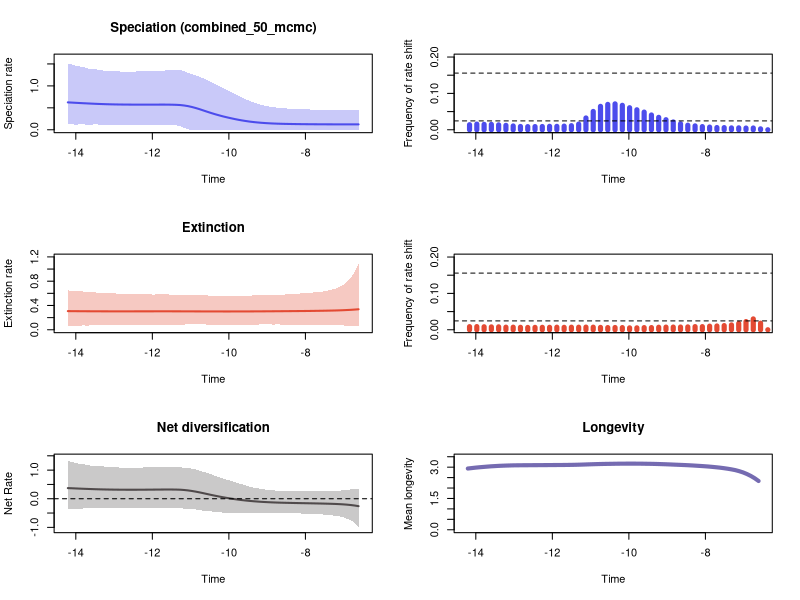

Write the R code that produced this figure.


pdf(file='perc_eu/RTT_plots.pdf',width=10, height=15)
par(mfrow=c(3,2))
library(scales)

time=c(-6.611228664473684, -6.712521993421053,-6.813815322368422,-6.915108651315791,-7.016401980263158,-7.117695309210527,-7.218988638157896,-7.320281967105263,-7.421575296052632,-7.522868625000001,-7.624161953947368,-7.725455282894737,-7.826748611842106,-7.928041940789473,-8.029335269736842,-8.130628598684211,-8.23192192763158,-8.333215256578947,-8.434508585526316,-8.535801914473685,-8.637095243421053,-8.738388572368422,-8.83968190131579,-8.940975230263158,-9.042268559210527,-9.143561888157896,-9.244855217105263,-9.346148546052632,-9.447441875,-9.548735203947368,-9.650028532894737,-9.751321861842106,-9.852615190789475,-9.953908519736844,-10.055201848684211,-10.15649517763158,-10.25778850657895,-10.359081835526316,-10.460375164473685,-10.561668493421054,-10.662961822368421,-10.76425515131579,-10.86554848026316,-10.966841809210527,-11.068135138157896,-11.169428467105265,-11.270721796052632,-11.372015125,-11.47330845394737,-11.574601782894737,-11.675895111842106,-11.777188440789475,-11.878481769736842,-11.979775098684211,-12.08106842763158,-12.182361756578947,-12.283655085526316,-12.384948414473685,-12.486241743421052,-12.587535072368421,-12.68882840131579,-12.790121730263158,-12.891415059210528,-12.992708388157896,-13.094001717105263,-13.195295046052633,-13.296588375,-13.39788170394737,-13.499175032894739,-13.600468361842106,-13.701761690789475,-13.803055019736844,-13.904348348684211,-14.00564167763158,-14.106935006578949,-14.208228335526316)
rate=c(0.122873794474, 0.12289804824049999,0.122940178432,0.1229804795065,0.1231669624415,0.123314160253,0.12348197447100001,0.12373192437950001,0.12402535613900001,0.12440453757850001,0.1248541050805,0.125379898208,0.1259088967605,0.1266714202285,0.12743860645549998,0.1284158162015,0.1296476994965,0.13095745791149999,0.1325274854795,0.134225759121,0.1364775402275,0.13914622214,0.14274463860449998,0.146961248925,0.15220480584700002,0.1584719827085,0.1661184893575,0.17495036852200002,0.1854175435345,0.198085414371,0.2120353662085,0.2277649592545,0.245314835814,0.2644189296965,0.2843274675225,0.305503279448,0.3295132936675,0.3542719980475,0.381101504291,0.40960431741549996,0.439019400427,0.468693192476,0.49551556230250005,0.5193449839785,0.538935824943,0.5533687876415,0.563515385017,0.568439201742,0.571090411146,0.5727751973265001,0.5734876539655,0.5735549297264999,0.573220930154,0.5730514048040001,0.5727810376064999,0.572700839511,0.572622374003,0.5727289971689999,0.5729963844454999,0.5736403152875,0.5741837568205,0.5752067420835,0.576456726349,0.5780222669595,0.5800056708079999,0.5824163576004999,0.5853061519965,0.5884256152835,0.5920866296435,0.596261227566,0.6007754358865001,0.6050615753874999,0.6097765222135,0.6146526174535,0.6196277074225001,0.6243492326095)
minHPD=c(5.68654727506e-06, 5.68654727506e-06,5.68654727506e-06,5.68654727506e-06,5.68654727506e-06,5.68654727506e-06,5.68654727506e-06,5.68654727506e-06,5.68654727506e-06,5.68654727506e-06,5.68654727506e-06,5.68654727506e-06,5.68654727506e-06,5.68654727506e-06,5.68654727506e-06,5.68654727506e-06,5.68654727506e-06,2.01307479428e-05,5.68654727506e-06,5.68654727506e-06,5.68654727506e-06,5.68654727506e-06,5.68654727506e-06,5.68654727506e-06,5.68654727506e-06,5.68654727506e-06,5.68654727506e-06,5.68654727506e-06,5.68654727506e-06,5.68654727506e-06,5.68654727506e-06,5.68654727506e-06,2.02412184498e-05,9.84188155273e-06,2.02412184498e-05,2.23465680407e-05,2.02412184498e-05,2.02412184498e-05,2.02412184498e-05,2.74881417292e-05,2.74881417292e-05,2.74881417292e-05,0.000375442511069,0.000769080773259,0.0072078441594,0.0420338761832,0.082963538836,0.100414329098,0.106450117231,0.11317145604,0.10440169299,0.110900383852,0.113834074122,0.106450117231,0.111363365268,0.114277542132,0.113749154044,0.113851114496,0.113881231444,0.110909724503,0.110900383852,0.113893999922,0.114234740644,0.112232719536,0.114234740644,0.114168762543,0.110900383852,0.118037695588,0.125505498982,0.112393680456,0.114379783283,0.126567807385,0.122802602321,0.115669719722,0.124995499724,0.126530073604)
maxHPD=c(0.454018724566, 0.453402177911,0.452971556107,0.452301889313,0.452166158162,0.45285069851,0.453264259717,0.45383374912,0.454938568421,0.455664838924,0.457034542284,0.458520638308,0.460718933204,0.462741829185,0.465265871489,0.468761705611,0.472229132972,0.477311775041,0.482331912078,0.488204461419,0.495298926864,0.504470626686,0.514766462013,0.529169286554,0.547169761244,0.567432133559,0.592382110953,0.620905686265,0.652364776681,0.691254622873,0.730233790207,0.773233582009,0.819841351929,0.863557181124,0.907088936231,0.948486853133,0.99688347732,1.03962440274,1.08191178008,1.12771393396,1.16917242571,1.20779827906,1.2402463408,1.27001175171,1.29797635454,1.33868153083,1.36453238351,1.36847412738,1.36459451834,1.36459451834,1.3499471788,1.35092289197,1.3483637659,1.33635065509,1.33639575256,1.33545887141,1.33034147171,1.32884453533,1.32710791095,1.32267274267,1.3227730889,1.3267226993,1.32936714062,1.33099840154,1.33814914908,1.34469359335,1.34993321886,1.36600122474,1.3832584474,1.38357717212,1.4014155141,1.43007088361,1.44319929545,1.45694263196,1.48701865221,1.50700776927)
plot(time,time,type = 'n', ylim = c(0, 1.657708546197), xlim = c(-14.258875,-6.560582), ylab = 'Speciation rate', xlab = 'Time',main='Speciation (combined_50_mcmc)' )
polygon(c(time, rev(time)), c(maxHPD, rev(minHPD)), col = alpha('#4c4cec',0.3), border = NA)
lines(time,rate, col = '#4c4cec', lwd=2)
mids=c(-0.09505916666666667, -0.2851775,-0.47529583333333325,-0.6654141666666666,-0.8555325,-1.0456508333333332,-1.2357691666666666,-1.4258875,-1.6160058333333334,-1.8061241666666668,-1.9962425000000001,-2.186360833333333,-2.3764791666666665,-2.5665975,-2.7567158333333333,-2.9468341666666666,-3.1369525,-3.3270708333333334,-3.517189166666667,-3.7073075,-3.897425833333333,-4.087544166666667,-4.277662500000001,-4.467780833333333,-4.657899166666667,-4.8480175,-5.0381358333333335,-5.228254166666667,-5.4183725,-5.608490833333334,-5.798609166666667,-5.9887275,-6.178845833333334,-6.368964166666667,-6.559082500000001,-6.749200833333334,-6.939319166666667,-7.129437500000001,-7.319555833333334,-7.5096741666666675,-7.6997925,-7.889910833333333,-8.080029166666666,-8.2701475,-8.460265833333333,-8.650384166666667,-8.8405025,-9.030620833333332,-9.220739166666666,-9.410857499999999,-9.600975833333333,-9.791094166666666,-9.9812125,-10.171330833333332,-10.361449166666667,-10.551567499999999,-10.741685833333333,-10.931804166666666,-11.1219225,-11.312040833333333,-11.502159166666667,-11.6922775,-11.882395833333334,-12.072514166666666,-12.262632499999999,-12.452750833333333,-12.642869166666665,-12.8329875,-13.023105833333332,-13.213224166666667,-13.403342499999999,-13.593460833333333,-13.783579166666666,-13.9736975,-14.163815833333333)
counts=c(0.0, 0.0,0.0,0.0,0.0,0.0,0.0,0.0,0.0,0.0,0.0,0.0,0.0,0.0,0.0,0.0,0.0,0.0,0.0,0.0,0.0,0.0,0.0,0.0,0.0,0.0,0.0,0.0,0.0,0.0,0.0,0.0,0.0,0.0,0.0025138121546961325,0.0048480662983425415,0.004689226519337016,0.005296961325966851,0.005124309392265193,0.005897790055248619,0.006091160220994475,0.007279005524861879,0.008687845303867403,0.010656077348066298,0.012582872928176796,0.016346685082872927,0.021464088397790054,0.02761049723756906,0.034116022099447516,0.04062845303867403,0.04857734806629834,0.05492403314917127,0.06054558011049724,0.06721685082872929,0.07116022099447514,0.06971685082872928,0.06435082872928177,0.05034530386740332,0.03238950276243094,0.015552486187845304,0.01121546961325967,0.010048342541436463,0.009350828729281767,0.009502762430939227,0.008950276243093922,0.008743093922651934,0.008632596685082873,0.00906767955801105,0.010462707182320442,0.012099447513812155,0.013570441988950277,0.014827348066298342,0.014841160220994475,0.015545580110497238,0.013895027624309391)
plot(mids,counts,type = 'h', xlim = c(-14.258875,-6.560582), ylim=c(0,0.2), ylab = 'Frequency of rate shift', xlab = 'Time',lwd=5,col='#4c4cec')
bf2 = 0.024366869674122403
bf6 = 0.15579396101464307
abline(h=bf2, lty=2)
abline(h=bf6, lty=2)

time=c(-6.611228664473684, -6.712521993421053,-6.813815322368422,-6.915108651315791,-7.016401980263158,-7.117695309210527,-7.218988638157896,-7.320281967105263,-7.421575296052632,-7.522868625000001,-7.624161953947368,-7.725455282894737,-7.826748611842106,-7.928041940789473,-8.029335269736842,-8.130628598684211,-8.23192192763158,-8.333215256578947,-8.434508585526316,-8.535801914473685,-8.637095243421053,-8.738388572368422,-8.83968190131579,-8.940975230263158,-9.042268559210527,-9.143561888157896,-9.244855217105263,-9.346148546052632,-9.447441875,-9.548735203947368,-9.650028532894737,-9.751321861842106,-9.852615190789475,-9.953908519736844,-10.055201848684211,-10.15649517763158,-10.25778850657895,-10.359081835526316,-10.460375164473685,-10.561668493421054,-10.662961822368421,-10.76425515131579,-10.86554848026316,-10.966841809210527,-11.068135138157896,-11.169428467105265,-11.270721796052632,-11.372015125,-11.47330845394737,-11.574601782894737,-11.675895111842106,-11.777188440789475,-11.878481769736842,-11.979775098684211,-12.08106842763158,-12.182361756578947,-12.283655085526316,-12.384948414473685,-12.486241743421052,-12.587535072368421,-12.68882840131579,-12.790121730263158,-12.891415059210528,-12.992708388157896,-13.094001717105263,-13.195295046052633,-13.296588375,-13.39788170394737,-13.499175032894739,-13.600468361842106,-13.701761690789475,-13.803055019736844,-13.904348348684211,-14.00564167763158,-14.106935006578949,-14.208228335526316)
rate=c(0.337827603745, 0.332738838049,0.328428404544,0.3251904301265,0.32212897330400003,0.31968455680999996,0.317666793813,0.3162023986045,0.314760786985,0.313559410214,0.312494625245,0.311552768973,0.3105699547825,0.309703849656,0.3090058551275,0.308372542309,0.3078483094765,0.30722134490099995,0.3067141874155,0.3061604399505,0.305704211401,0.3052033925735,0.30477552964599997,0.30426766810649997,0.303805767825,0.303399614022,0.3029675059465,0.3026691209285,0.302365956535,0.3021694518825,0.3019098420915,0.301793079246,0.301657450673,0.3016294244575,0.3016146697815,0.3016257849435,0.3016797765095,0.30182857110100003,0.30200135960200003,0.302120941002,0.30225440673299997,0.3024404154185,0.30265142093450004,0.302852622585,0.3030685659475,0.30328552198299996,0.30354919204749997,0.303747123989,0.30381725585499997,0.303876554907,0.303876554907,0.30387994302099997,0.30383503051,0.3038067086845,0.303747123989,0.30371290691200004,0.3036818918575,0.30360706071599997,0.30347296490200004,0.3034316616435,0.30340878749,0.303319542394,0.3033096759145,0.303303579735,0.3034226375625,0.303509356361,0.30369753721299997,0.3038975329065,0.30412513891799997,0.3044772078615,0.30479271535,0.305198300002,0.3056653171155,0.306106759462,0.30662946156250004,0.307117826581)
minHPD=c(0.0578110132411, 0.0588876187998,0.0588876187998,0.0699075366678,0.0705571421256,0.0744988161481,0.0741743474164,0.0778867992903,0.0778505935955,0.0777747130974,0.0778505935955,0.0836537067492,0.0846026507103,0.0847645919935,0.0859297904633,0.085708641434,0.0854374247313,0.0859020543587,0.08587683737,0.0846748774446,0.0855595509615,0.0893948764378,0.0855442189605,0.0891101010714,0.0910014372804,0.0909933407112,0.0856438138034,0.0846299855357,0.0846299855357,0.0847645919935,0.0848377446978,0.0847645919935,0.0855651135024,0.0858295667123,0.0856186814801,0.0855595509615,0.0855651135024,0.0846994887078,0.0846026507103,0.0854342345506,0.0909263505458,0.0906942178941,0.0910014372804,0.0907120762096,0.0906842381645,0.0860642694525,0.085700884045,0.085045528329,0.0854342345506,0.0857869912199,0.0839266202241,0.0831138376784,0.0804564147267,0.0777585598774,0.0777747130974,0.0777585598774,0.0777585598774,0.0777585598774,0.0775280402838,0.0769284763681,0.0777585598774,0.0777830788221,0.0769284763681,0.0769284763681,0.077054962602,0.0777830788221,0.0777030532036,0.0754042649227,0.0752620528756,0.0745001090334,0.0664902945273,0.0726510549807,0.0665228179637,0.0590875771582,0.059031136494,0.0588426231957)
maxHPD=c(1.08904928153, 0.956244848816,0.853857702931,0.787530700528,0.735501363597,0.703548863607,0.675501794526,0.659165548938,0.644563327234,0.63203931576,0.621739732557,0.619428135746,0.61290600409,0.606486149683,0.602478647188,0.597724062446,0.59318895673,0.589265691896,0.585613779726,0.580872235562,0.579124545042,0.580856384801,0.574517944084,0.575796009269,0.575297710566,0.573760754749,0.567012054456,0.564829896923,0.563887632682,0.563459297336,0.562872304463,0.562359946382,0.562858803963,0.562858803963,0.562480077333,0.562480077333,0.562858803963,0.562473589346,0.563056195945,0.564689269,0.570792108607,0.571595390879,0.572818373376,0.574223340579,0.57622647277,0.573710636649,0.575305704124,0.576838871227,0.579083531324,0.581322988916,0.581291269929,0.582496953735,0.581322988916,0.580621534865,0.582496953735,0.584459638264,0.585940531843,0.587939253031,0.589265691896,0.590500211772,0.593311499408,0.595032272928,0.596186616046,0.597998640092,0.600898429298,0.604538655659,0.60800170032,0.60946792071,0.614893536171,0.619192996348,0.618267542905,0.630682036902,0.630456917749,0.631586876402,0.640801193833,0.651014395662)
plot(time,time,type = 'n', ylim = c(0, 1.197954209683), xlim = c(-14.258875,-6.560582), ylab = 'Extinction rate', xlab = 'Time',main='Extinction' )
polygon(c(time, rev(time)), c(maxHPD, rev(minHPD)), col = alpha('#e34a33',0.3), border = NA)
lines(time,rate, col = '#e34a33', lwd=2)
mids=c(-0.09505916666666667, -0.2851775,-0.47529583333333325,-0.6654141666666666,-0.8555325,-1.0456508333333332,-1.2357691666666666,-1.4258875,-1.6160058333333334,-1.8061241666666668,-1.9962425000000001,-2.186360833333333,-2.3764791666666665,-2.5665975,-2.7567158333333333,-2.9468341666666666,-3.1369525,-3.3270708333333334,-3.517189166666667,-3.7073075,-3.897425833333333,-4.087544166666667,-4.277662500000001,-4.467780833333333,-4.657899166666667,-4.8480175,-5.0381358333333335,-5.228254166666667,-5.4183725,-5.608490833333334,-5.798609166666667,-5.9887275,-6.178845833333334,-6.368964166666667,-6.559082500000001,-6.749200833333334,-6.939319166666667,-7.129437500000001,-7.319555833333334,-7.5096741666666675,-7.6997925,-7.889910833333333,-8.080029166666666,-8.2701475,-8.460265833333333,-8.650384166666667,-8.8405025,-9.030620833333332,-9.220739166666666,-9.410857499999999,-9.600975833333333,-9.791094166666666,-9.9812125,-10.171330833333332,-10.361449166666667,-10.551567499999999,-10.741685833333333,-10.931804166666666,-11.1219225,-11.312040833333333,-11.502159166666667,-11.6922775,-11.882395833333334,-12.072514166666666,-12.262632499999999,-12.452750833333333,-12.642869166666665,-12.8329875,-13.023105833333332,-13.213224166666667,-13.403342499999999,-13.593460833333333,-13.783579166666666,-13.9736975,-14.163815833333333)
counts=c(0.0, 0.0,0.0,0.0,0.0,0.0,0.0,0.0,0.0,0.0,0.0,0.0,0.0,0.0,0.0,0.0,0.0,0.0,0.0,0.0,0.0,0.0,0.0,0.0,0.0,0.0,0.0,0.0,0.0,0.0,0.0,0.0,0.0,0.0,0.018052486187845305,0.029806629834254143,0.022493093922651933,0.017403314917127072,0.013280386740331492,0.011477900552486188,0.01035220994475138,0.009903314917127072,0.008604972375690608,0.00863950276243094,0.007907458563535912,0.007520718232044199,0.007410220994475138,0.0072928176795580115,0.006947513812154696,0.0059668508287292815,0.0059046961325966854,0.005317679558011049,0.0052417127071823204,0.0059668508287292815,0.006201657458563536,0.005994475138121547,0.006491712707182321,0.007154696132596685,0.007299723756906077,0.007058011049723757,0.00705110497237569,0.006636740331491713,0.007044198895027625,0.006726519337016575,0.00669889502762431,0.006553867403314917,0.0063604972375690605,0.006754143646408839,0.007106353591160221,0.007113259668508287,0.008073204419889502,0.007879834254143646,0.008204419889502762,0.008708563535911602,0.008529005524861879)
plot(mids,counts,type = 'h', xlim = c(-14.258875,-6.560582), ylim=c(0,0.2), ylab = 'Frequency of rate shift', xlab = 'Time',lwd=5,col='#e34a33')
abline(h=bf2, lty=2)
abline(h=bf6, lty=2)
#Net Diversification Rate
time=c(-6.611228664473684, -6.712521993421053,-6.813815322368422,-6.915108651315791,-7.016401980263158,-7.117695309210527,-7.218988638157896,-7.320281967105263,-7.421575296052632,-7.522868625000001,-7.624161953947368,-7.725455282894737,-7.826748611842106,-7.928041940789473,-8.029335269736842,-8.130628598684211,-8.23192192763158,-8.333215256578947,-8.434508585526316,-8.535801914473685,-8.637095243421053,-8.738388572368422,-8.83968190131579,-8.940975230263158,-9.042268559210527,-9.143561888157896,-9.244855217105263,-9.346148546052632,-9.447441875,-9.548735203947368,-9.650028532894737,-9.751321861842106,-9.852615190789475,-9.953908519736844,-10.055201848684211,-10.15649517763158,-10.25778850657895,-10.359081835526316,-10.460375164473685,-10.561668493421054,-10.662961822368421,-10.76425515131579,-10.86554848026316,-10.966841809210527,-11.068135138157896,-11.169428467105265,-11.270721796052632,-11.372015125,-11.47330845394737,-11.574601782894737,-11.675895111842106,-11.777188440789475,-11.878481769736842,-11.979775098684211,-12.08106842763158,-12.182361756578947,-12.283655085526316,-12.384948414473685,-12.486241743421052,-12.587535072368421,-12.68882840131579,-12.790121730263158,-12.891415059210528,-12.992708388157896,-13.094001717105263,-13.195295046052633,-13.296588375,-13.39788170394737,-13.499175032894739,-13.600468361842106,-13.701761690789475,-13.803055019736844,-13.904348348684211,-14.00564167763158,-14.106935006578949,-14.208228335526316)
net_rate=c(-0.2596939258795431, -0.2370786908552268,-0.2199210529235174,-0.20671880010224844,-0.19623820934691286,-0.18827268944768594,-0.1818857318538458,-0.17720213403100832,-0.17317704516797863,-0.16962388786630722,-0.16636556943751016,-0.16358941334612065,-0.16084969503378027,-0.15816521579929088,-0.15565987410316615,-0.1531355816603323,-0.1504717900956636,-0.1474233973043503,-0.14444663634735605,-0.1413474755872772,-0.1377965175369418,-0.1337273657766716,-0.12883961501210603,-0.12288009265728736,-0.11609657875866097,-0.10833880184727727,-0.09901032896114023,-0.0885286715019598,-0.07700943296036146,-0.06353292986932545,-0.04854392852597071,-0.03146444981127557,-0.01302320164614796,0.007369948917686931,0.029138298295350223,0.052149602828578764,0.07806658767367991,0.105006737036854,0.13306824082867613,0.16283692925597673,0.1925894812357526,0.22141806915066123,0.24804178885087838,0.2713452870925913,0.29089229551141904,0.3054852898654272,0.3153996207956401,0.3198110183274796,0.32187353757854714,0.32272510614521793,0.3223090643445958,0.3213655987695153,0.3201880620948176,0.31903862346005346,0.31783439348456755,0.3167387539810933,0.31571199700017577,0.31506070269681935,0.31473985216201084,0.31464260566190233,0.31495723973601336,0.31586841674644905,0.31683236222381644,0.31847644839504446,0.32045787217979477,0.32288422542065853,0.3257600867853334,0.3293250090590807,0.33342586049174266,0.3381893921483316,0.34338788527513014,0.34827171448757227,0.35389727136655974,0.3602148213232247,0.36624278470768645,0.37152728486073777)
net_minHPD=c(-0.98577424665741, -0.8440383760069999,-0.74950478567038,-0.6995625478893001,-0.64093570748,-0.615514520036,-0.5959401587927999,-0.5770668328619,-0.56404351380441,-0.5518961297842999,-0.5404788561608,-0.5361196317676601,-0.5290999816742,-0.52204934092635,-0.5199234609311001,-0.514532955205,-0.5115937632826999,-0.5100068704147,-0.5112321977532,-0.5120905884120001,-0.5063733387602001,-0.5093755836011,-0.506562251717,-0.51114301468,-0.505687565709,-0.5063782202024001,-0.5022221370542,-0.5062005697234,-0.505680903016,-0.5058483091670001,-0.495487838833,-0.49876940388300006,-0.4885300733987,-0.48767798089709996,-0.484979145819,-0.485013498189,-0.471546380373,-0.4650185638913,-0.4374306677145,-0.430892763928,-0.4209628639432,-0.40053816684104,-0.3736532730578,-0.362109125691,-0.34893744393500004,-0.35086971397300004,-0.325984804178,-0.328101607759,-0.3264735769392,-0.314930839595,-0.31502981274599995,-0.31249624925099995,-0.31213568392099994,-0.314056793189,-0.314048420608,-0.31151535925,-0.314056793189,-0.322092371207,-0.3212565655980001,-0.314930839595,-0.314930839595,-0.32311326353500003,-0.31186405569099995,-0.31508926740099996,-0.31254746107700004,-0.31508926740099996,-0.31151535925,-0.31254746107700004,-0.32463636549200003,-0.338214919416,-0.335013981684,-0.33858119965499994,-0.35885658900600004,-0.359253228585,-0.35951520783,-0.35951520783)
net_maxHPD=c(0.338198217352, 0.34486413545100003,0.33103772550200006,0.298134107177,0.29642473141500003,0.28121863306499995,0.270353390567,0.26805597366300005,0.265124491584,0.26415060893,0.26521285214400003,0.261677134345,0.261677134345,0.262353931442,0.261563204143,0.2641268491284,0.26520167401399997,0.265896383118,0.26503824392499997,0.266775065103,0.277304494005,0.280940040409,0.291815957271,0.300256513993,0.32194817731099995,0.33991015415900006,0.36809615847700006,0.38910978459999995,0.421904332182,0.457032196681,0.5044164792300001,0.5381035299229999,0.587533157888,0.626962837873,0.666143022067,0.7032755431793,0.7578676739500001,0.798573553127,0.860849153348,0.8987085397299999,0.937718667171,0.981065545857,1.029291772517,1.052946788654,1.076029512767,1.078962628573,1.1081484974309999,1.106947264217,1.1070918120020001,1.116360241468,1.1119623283850002,1.1108662874734,1.1070918120020001,1.1009950316269999,1.0967678995469998,1.095643302996,1.088472163029,1.0787444993589999,1.078802527476,1.083002749804,1.0850018117390001,1.079112894144,1.093516369434,1.095641252242,1.1070918120020001,1.114868957479,1.131059529866,1.143094902941,1.14780588053,1.153550261397,1.184184009445,1.208948509369,1.216292152481,1.250756799223,1.288236613926,1.324932369471)
plot(time,time,type = 'n', ylim = c(-1.0843516713231511, 1.4574256064181002), xlim = c(-14.258875,-6.560582), ylab = 'Net Rate', xlab = 'Time',lwd=2, main='Net diversification', col= '#504A4B' )
polygon(c(time, rev(time)), c(net_maxHPD, rev(net_minHPD)), col = alpha('#504A4B',0.3), border = NA)
lines(time,net_rate, col = '#504A4B', lwd=2)
abline(h=0,lty=2)


time=c(-6.611228664473684, -6.712521993421053,-6.813815322368422,-6.915108651315791,-7.016401980263158,-7.117695309210527,-7.218988638157896,-7.320281967105263,-7.421575296052632,-7.522868625000001,-7.624161953947368,-7.725455282894737,-7.826748611842106,-7.928041940789473,-8.029335269736842,-8.130628598684211,-8.23192192763158,-8.333215256578947,-8.434508585526316,-8.535801914473685,-8.637095243421053,-8.738388572368422,-8.83968190131579,-8.940975230263158,-9.042268559210527,-9.143561888157896,-9.244855217105263,-9.346148546052632,-9.447441875,-9.548735203947368,-9.650028532894737,-9.751321861842106,-9.852615190789475,-9.953908519736844,-10.055201848684211,-10.15649517763158,-10.25778850657895,-10.359081835526316,-10.460375164473685,-10.561668493421054,-10.662961822368421,-10.76425515131579,-10.86554848026316,-10.966841809210527,-11.068135138157896,-11.169428467105265,-11.270721796052632,-11.372015125,-11.47330845394737,-11.574601782894737,-11.675895111842106,-11.777188440789475,-11.878481769736842,-11.979775098684211,-12.08106842763158,-12.182361756578947,-12.283655085526316,-12.384948414473685,-12.486241743421052,-12.587535072368421,-12.68882840131579,-12.790121730263158,-12.891415059210528,-12.992708388157896,-13.094001717105263,-13.195295046052633,-13.296588375,-13.39788170394737,-13.499175032894739,-13.600468361842106,-13.701761690789475,-13.803055019736844,-13.904348348684211,-14.00564167763158,-14.106935006578949,-14.208228335526316)
rate=c(2.337059738410866, 2.4689288040092014,2.5791317402912255,2.671002150529768,2.747574297460301,2.807770315235564,2.857675430835555,2.8944089312298487,2.9254031208673834,2.952465292762699,2.976447085886039,2.996186715618614,3.014409632082412,3.0313020050827126,3.044718520161128,3.057140475116696,3.068723279736043,3.080601762810327,3.0907678826905083,3.099873553479478,3.1075580218178143,3.115292531632131,3.1231663993359846,3.131346697945081,3.138616082494848,3.1447749399814144,3.150896356922498,3.15581285391338,3.1598137550491825,3.1622886961061587,3.165746088472518,3.167292916069907,3.1683084216708983,3.1682497670167438,3.1682169944682754,3.1674891668926577,3.165904547174203,3.163287091542436,3.159796454300605,3.1572605748993574,3.154023983251648,3.14976397088334,3.144897402987496,3.1387527774511037,3.133042266400664,3.1261538609574755,3.119976080037075,3.1146719152698847,3.110575738522949,3.107517038774186,3.1052398267252013,3.1031075687262772,3.1024337156412813,3.1010500619179395,3.0999892120266974,3.0981349356695307,3.0972574970756352,3.0959466054312395,3.0950999541575808,3.0935230432287484,3.0917557638410327,3.0913319918173934,3.088993223163701,3.0872615770013017,3.0825083976980183,3.076968253087472,3.0699077735717863,3.0621352978965155,3.0511142068829127,3.040582527597983,3.0257250054091736,3.010359483466696,2.99517651941868,2.977093078425313,2.955853431907043,2.934615808842336)
minHPD=c(2.337059738410866, 2.4689288040092014,2.5791317402912255,2.671002150529768,2.747574297460301,2.807770315235564,2.857675430835555,2.8944089312298487,2.9254031208673834,2.952465292762699,2.976447085886039,2.996186715618614,3.014409632082412,3.0313020050827126,3.044718520161128,3.057140475116696,3.068723279736043,3.080601762810327,3.0907678826905083,3.099873553479478,3.1075580218178143,3.115292531632131,3.1231663993359846,3.131346697945081,3.138616082494848,3.1447749399814144,3.150896356922498,3.15581285391338,3.1598137550491825,3.1622886961061587,3.165746088472518,3.167292916069907,3.1683084216708983,3.1682497670167438,3.1682169944682754,3.1674891668926577,3.165904547174203,3.163287091542436,3.159796454300605,3.1572605748993574,3.154023983251648,3.14976397088334,3.144897402987496,3.1387527774511037,3.133042266400664,3.1261538609574755,3.119976080037075,3.1146719152698847,3.110575738522949,3.107517038774186,3.1052398267252013,3.1031075687262772,3.1024337156412813,3.1010500619179395,3.0999892120266974,3.0981349356695307,3.0972574970756352,3.0959466054312395,3.0950999541575808,3.0935230432287484,3.0917557638410327,3.0913319918173934,3.088993223163701,3.0872615770013017,3.0825083976980183,3.076968253087472,3.0699077735717863,3.0621352978965155,3.0511142068829127,3.040582527597983,3.0257250054091736,3.010359483466696,2.99517651941868,2.977093078425313,2.955853431907043,2.934615808842336)
maxHPD=c(2.337059738410866, 2.4689288040092014,2.5791317402912255,2.671002150529768,2.747574297460301,2.807770315235564,2.857675430835555,2.8944089312298487,2.9254031208673834,2.952465292762699,2.976447085886039,2.996186715618614,3.014409632082412,3.0313020050827126,3.044718520161128,3.057140475116696,3.068723279736043,3.080601762810327,3.0907678826905083,3.099873553479478,3.1075580218178143,3.115292531632131,3.1231663993359846,3.131346697945081,3.138616082494848,3.1447749399814144,3.150896356922498,3.15581285391338,3.1598137550491825,3.1622886961061587,3.165746088472518,3.167292916069907,3.1683084216708983,3.1682497670167438,3.1682169944682754,3.1674891668926577,3.165904547174203,3.163287091542436,3.159796454300605,3.1572605748993574,3.154023983251648,3.14976397088334,3.144897402987496,3.1387527774511037,3.133042266400664,3.1261538609574755,3.119976080037075,3.1146719152698847,3.110575738522949,3.107517038774186,3.1052398267252013,3.1031075687262772,3.1024337156412813,3.1010500619179395,3.0999892120266974,3.0981349356695307,3.0972574970756352,3.0959466054312395,3.0950999541575808,3.0935230432287484,3.0917557638410327,3.0913319918173934,3.088993223163701,3.0872615770013017,3.0825083976980183,3.076968253087472,3.0699077735717863,3.0621352978965155,3.0511142068829127,3.040582527597983,3.0257250054091736,3.010359483466696,2.99517651941868,2.977093078425313,2.955853431907043,2.934615808842336)
plot(time,time,type = 'n', ylim = c(0, 3.4851392638379886), xlim = c(-14.258875,-6.560582), ylab = 'Mean longevity', xlab = 'Time',main='Longevity' )
polygon(c(time, rev(time)), c(maxHPD, rev(minHPD)), col = alpha('#756bb1',0.3), border = NA)
lines(time,rate, col = '#756bb1', lwd=4)

n <- dev.off()
